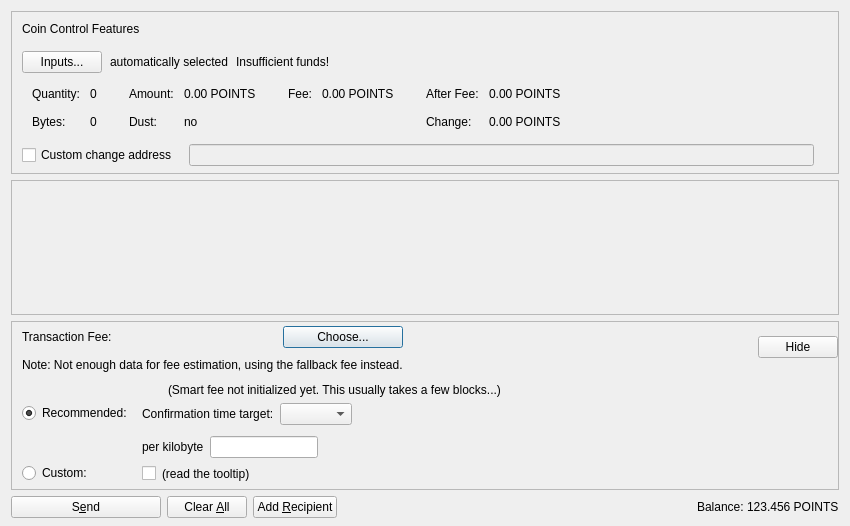
<?xml version="1.0" encoding="UTF-8"?>
<ui version="4.0">
 <class>SendCoinsDialog</class>
 <widget class="QDialog" name="SendCoinsDialog">
  <property name="geometry">
   <rect>
    <x>0</x>
    <y>0</y>
    <width>850</width>
    <height>526</height>
   </rect>
  </property>
  <property name="windowTitle">
   <string>Send Coins</string>
  </property>
  <layout class="QVBoxLayout" name="verticalLayout" stretch="0,1,0,0">
   <property name="bottomMargin">
    <number>8</number>
   </property>
   <item>
    <widget class="QFrame" name="frameCoinControl">
     <property name="sizePolicy">
      <sizepolicy hsizetype="Expanding" vsizetype="Expanding">
       <horstretch>0</horstretch>
       <verstretch>0</verstretch>
      </sizepolicy>
     </property>
     <property name="maximumSize">
      <size>
       <width>16777215</width>
       <height>16777215</height>
      </size>
     </property>
     <property name="frameShape">
      <enum>QFrame::StyledPanel</enum>
     </property>
     <property name="frameShadow">
      <enum>QFrame::Sunken</enum>
     </property>
     <layout class="QVBoxLayout" name="verticalLayoutCoinControl2">
      <property name="spacing">
       <number>0</number>
      </property>
      <property name="leftMargin">
       <number>0</number>
      </property>
      <property name="topMargin">
       <number>0</number>
      </property>
      <property name="rightMargin">
       <number>0</number>
      </property>
      <property name="bottomMargin">
       <number>6</number>
      </property>
      <item>
       <layout class="QVBoxLayout" name="verticalLayoutCoinControl" stretch="0,0,0,0,1">
        <property name="spacing">
         <number>0</number>
        </property>
        <property name="leftMargin">
         <number>10</number>
        </property>
        <property name="topMargin">
         <number>10</number>
        </property>
        <item>
         <layout class="QHBoxLayout" name="horizontalLayoutCoinControl1">
          <property name="bottomMargin">
           <number>15</number>
          </property>
          <item>
           <widget class="QLabel" name="labelCoinControlFeatures">
            <property name="sizePolicy">
             <sizepolicy hsizetype="Preferred" vsizetype="Maximum">
              <horstretch>0</horstretch>
              <verstretch>0</verstretch>
             </sizepolicy>
            </property>
            <property name="text">
             <string>Coin Control Features</string>
            </property>
           </widget>
          </item>
         </layout>
        </item>
        <item>
         <layout class="QHBoxLayout" name="horizontalLayoutCoinControl2" stretch="0,0,0,0">
          <property name="spacing">
           <number>8</number>
          </property>
          <property name="bottomMargin">
           <number>10</number>
          </property>
          <item>
           <widget class="QPushButton" name="pushButtonCoinControl">
            <property name="styleSheet">
             <string notr="true"/>
            </property>
            <property name="text">
             <string>Inputs...</string>
            </property>
            <property name="autoDefault">
             <bool>false</bool>
            </property>
           </widget>
          </item>
          <item>
           <widget class="QLabel" name="labelCoinControlAutomaticallySelected">
            <property name="text">
             <string>automatically selected</string>
            </property>
            <property name="margin">
             <number>5</number>
            </property>
           </widget>
          </item>
          <item>
           <widget class="QLabel" name="labelCoinControlInsuffFunds">
            <property name="text">
             <string>Insufficient funds!</string>
            </property>
            <property name="margin">
             <number>5</number>
            </property>
           </widget>
          </item>
          <item>
           <spacer name="horizontalSpacerCoinControl">
            <property name="orientation">
             <enum>Qt::Horizontal</enum>
            </property>
            <property name="sizeHint" stdset="0">
             <size>
              <width>40</width>
              <height>1</height>
             </size>
            </property>
           </spacer>
          </item>
         </layout>
        </item>
        <item>
         <widget class="QWidget" name="widgetCoinControl" native="true">
          <property name="sizePolicy">
           <sizepolicy hsizetype="Preferred" vsizetype="Preferred">
            <horstretch>0</horstretch>
            <verstretch>0</verstretch>
           </sizepolicy>
          </property>
          <property name="minimumSize">
           <size>
            <width>0</width>
            <height>0</height>
           </size>
          </property>
          <property name="styleSheet">
           <string notr="true"/>
          </property>
          <layout class="QHBoxLayout" name="horizontalLayoutCoinControl5">
           <property name="leftMargin">
            <number>0</number>
           </property>
           <property name="topMargin">
            <number>0</number>
           </property>
           <property name="rightMargin">
            <number>0</number>
           </property>
           <property name="bottomMargin">
            <number>0</number>
           </property>
           <item>
            <layout class="QHBoxLayout" name="horizontalLayoutCoinControl3" stretch="0,0,0,1">
             <property name="spacing">
              <number>20</number>
             </property>
             <property name="topMargin">
              <number>0</number>
             </property>
             <property name="bottomMargin">
              <number>10</number>
             </property>
             <item>
              <layout class="QFormLayout" name="formLayoutCoinControl1">
               <property name="horizontalSpacing">
                <number>10</number>
               </property>
               <property name="verticalSpacing">
                <number>14</number>
               </property>
               <property name="leftMargin">
                <number>10</number>
               </property>
               <property name="topMargin">
                <number>4</number>
               </property>
               <property name="rightMargin">
                <number>6</number>
               </property>
               <item row="0" column="0">
                <widget class="QLabel" name="labelCoinControlQuantityText">
                 <property name="text">
                  <string>Quantity:</string>
                 </property>
                 <property name="margin">
                  <number>0</number>
                 </property>
                </widget>
               </item>
               <item row="0" column="1">
                <widget class="QLabel" name="labelCoinControlQuantity">
                 <property name="cursor">
                  <cursorShape>IBeamCursor</cursorShape>
                 </property>
                 <property name="contextMenuPolicy">
                  <enum>Qt::ActionsContextMenu</enum>
                 </property>
                 <property name="text">
                  <string notr="true">0</string>
                 </property>
                 <property name="margin">
                  <number>0</number>
                 </property>
                 <property name="textInteractionFlags">
                  <set>Qt::LinksAccessibleByMouse|Qt::TextSelectableByKeyboard|Qt::TextSelectableByMouse</set>
                 </property>
                </widget>
               </item>
               <item row="1" column="0">
                <widget class="QLabel" name="labelCoinControlBytesText">
                 <property name="text">
                  <string>Bytes:</string>
                 </property>
                </widget>
               </item>
               <item row="1" column="1">
                <widget class="QLabel" name="labelCoinControlBytes">
                 <property name="cursor">
                  <cursorShape>IBeamCursor</cursorShape>
                 </property>
                 <property name="contextMenuPolicy">
                  <enum>Qt::ActionsContextMenu</enum>
                 </property>
                 <property name="text">
                  <string notr="true">0</string>
                 </property>
                 <property name="textInteractionFlags">
                  <set>Qt::LinksAccessibleByMouse|Qt::TextSelectableByKeyboard|Qt::TextSelectableByMouse</set>
                 </property>
                </widget>
               </item>
              </layout>
             </item>
             <item>
              <layout class="QFormLayout" name="formLayoutCoinControl2">
               <property name="horizontalSpacing">
                <number>10</number>
               </property>
               <property name="verticalSpacing">
                <number>14</number>
               </property>
               <property name="leftMargin">
                <number>6</number>
               </property>
               <property name="topMargin">
                <number>4</number>
               </property>
               <property name="rightMargin">
                <number>6</number>
               </property>
               <item row="0" column="0">
                <widget class="QLabel" name="labelCoinControlAmountText">
                 <property name="text">
                  <string>Amount:</string>
                 </property>
                 <property name="margin">
                  <number>0</number>
                 </property>
                </widget>
               </item>
               <item row="0" column="1">
                <widget class="QLabel" name="labelCoinControlAmount">
                 <property name="cursor">
                  <cursorShape>IBeamCursor</cursorShape>
                 </property>
                 <property name="contextMenuPolicy">
                  <enum>Qt::ActionsContextMenu</enum>
                 </property>
                 <property name="text">
                  <string notr="true">0.00 POINTS</string>
                 </property>
                 <property name="textInteractionFlags">
                  <set>Qt::LinksAccessibleByMouse|Qt::TextSelectableByKeyboard|Qt::TextSelectableByMouse</set>
                 </property>
                </widget>
               </item>
               <item row="1" column="0">
                <widget class="QLabel" name="labelCoinControlLowOutputText">
                 <property name="text">
                  <string>Dust:</string>
                 </property>
                </widget>
               </item>
               <item row="1" column="1">
                <widget class="QLabel" name="labelCoinControlLowOutput">
                 <property name="cursor">
                  <cursorShape>IBeamCursor</cursorShape>
                 </property>
                 <property name="contextMenuPolicy">
                  <enum>Qt::ActionsContextMenu</enum>
                 </property>
                 <property name="text">
                  <string notr="true">no</string>
                 </property>
                 <property name="textInteractionFlags">
                  <set>Qt::LinksAccessibleByMouse|Qt::TextSelectableByKeyboard|Qt::TextSelectableByMouse</set>
                 </property>
                </widget>
               </item>
              </layout>
             </item>
             <item>
              <layout class="QFormLayout" name="formLayoutCoinControl3">
               <property name="horizontalSpacing">
                <number>10</number>
               </property>
               <property name="verticalSpacing">
                <number>14</number>
               </property>
               <property name="leftMargin">
                <number>6</number>
               </property>
               <property name="topMargin">
                <number>4</number>
               </property>
               <property name="rightMargin">
                <number>6</number>
               </property>
               <item row="0" column="0">
                <widget class="QLabel" name="labelCoinControlFeeText">
                 <property name="text">
                  <string>Fee:</string>
                 </property>
                 <property name="margin">
                  <number>0</number>
                 </property>
                </widget>
               </item>
               <item row="0" column="1">
                <widget class="QLabel" name="labelCoinControlFee">
                 <property name="cursor">
                  <cursorShape>IBeamCursor</cursorShape>
                 </property>
                 <property name="contextMenuPolicy">
                  <enum>Qt::ActionsContextMenu</enum>
                 </property>
                 <property name="text">
                  <string notr="true">0.00 POINTS</string>
                 </property>
                 <property name="textInteractionFlags">
                  <set>Qt::LinksAccessibleByMouse|Qt::TextSelectableByKeyboard|Qt::TextSelectableByMouse</set>
                 </property>
                </widget>
               </item>
              </layout>
             </item>
             <item>
              <layout class="QFormLayout" name="formLayoutCoinControl4">
               <property name="horizontalSpacing">
                <number>10</number>
               </property>
               <property name="verticalSpacing">
                <number>14</number>
               </property>
               <property name="leftMargin">
                <number>6</number>
               </property>
               <property name="topMargin">
                <number>4</number>
               </property>
               <property name="rightMargin">
                <number>6</number>
               </property>
               <item row="0" column="0">
                <widget class="QLabel" name="labelCoinControlAfterFeeText">
                 <property name="text">
                  <string>After Fee:</string>
                 </property>
                 <property name="margin">
                  <number>0</number>
                 </property>
                </widget>
               </item>
               <item row="0" column="1">
                <widget class="QLabel" name="labelCoinControlAfterFee">
                 <property name="cursor">
                  <cursorShape>IBeamCursor</cursorShape>
                 </property>
                 <property name="contextMenuPolicy">
                  <enum>Qt::ActionsContextMenu</enum>
                 </property>
                 <property name="text">
                  <string notr="true">0.00 POINTS</string>
                 </property>
                 <property name="textInteractionFlags">
                  <set>Qt::LinksAccessibleByMouse|Qt::TextSelectableByKeyboard|Qt::TextSelectableByMouse</set>
                 </property>
                </widget>
               </item>
               <item row="1" column="0">
                <widget class="QLabel" name="labelCoinControlChangeText">
                 <property name="text">
                  <string>Change:</string>
                 </property>
                </widget>
               </item>
               <item row="1" column="1">
                <widget class="QLabel" name="labelCoinControlChange">
                 <property name="cursor">
                  <cursorShape>IBeamCursor</cursorShape>
                 </property>
                 <property name="contextMenuPolicy">
                  <enum>Qt::ActionsContextMenu</enum>
                 </property>
                 <property name="text">
                  <string notr="true">0.00 POINTS</string>
                 </property>
                 <property name="textInteractionFlags">
                  <set>Qt::LinksAccessibleByMouse|Qt::TextSelectableByKeyboard|Qt::TextSelectableByMouse</set>
                 </property>
                </widget>
               </item>
              </layout>
             </item>
            </layout>
           </item>
          </layout>
         </widget>
        </item>
        <item>
         <layout class="QHBoxLayout" name="horizontalLayoutCoinControl4" stretch="0,0,0">
          <property name="spacing">
           <number>12</number>
          </property>
          <property name="sizeConstraint">
           <enum>QLayout::SetDefaultConstraint</enum>
          </property>
          <property name="topMargin">
           <number>5</number>
          </property>
          <property name="rightMargin">
           <number>5</number>
          </property>
          <item>
           <widget class="QCheckBox" name="checkBoxCoinControlChange">
            <property name="toolTip">
             <string>If this is activated, but the change address is empty or invalid, change will be sent to a newly generated address.</string>
            </property>
            <property name="text">
             <string>Custom change address</string>
            </property>
           </widget>
          </item>
          <item>
           <widget class="QValidatedLineEdit" name="lineEditCoinControlChange">
            <property name="enabled">
             <bool>false</bool>
            </property>
            <property name="sizePolicy">
             <sizepolicy hsizetype="Expanding" vsizetype="Fixed">
              <horstretch>0</horstretch>
              <verstretch>0</verstretch>
             </sizepolicy>
            </property>
           </widget>
          </item>
          <item>
           <widget class="QLabel" name="labelCoinControlChangeLabel">
            <property name="sizePolicy">
             <sizepolicy hsizetype="Preferred" vsizetype="Expanding">
              <horstretch>0</horstretch>
              <verstretch>0</verstretch>
             </sizepolicy>
            </property>
            <property name="minimumSize">
             <size>
              <width>0</width>
              <height>0</height>
             </size>
            </property>
            <property name="text">
             <string/>
            </property>
            <property name="margin">
             <number>3</number>
            </property>
           </widget>
          </item>
         </layout>
        </item>
        <item>
         <spacer name="verticalSpacerCoinControl">
          <property name="orientation">
           <enum>Qt::Vertical</enum>
          </property>
          <property name="sizeHint" stdset="0">
           <size>
            <width>800</width>
            <height>1</height>
           </size>
          </property>
         </spacer>
        </item>
       </layout>
      </item>
     </layout>
    </widget>
   </item>
   <item>
    <widget class="QScrollArea" name="scrollArea">
     <property name="widgetResizable">
      <bool>true</bool>
     </property>
     <widget class="QWidget" name="scrollAreaWidgetContents">
      <property name="geometry">
       <rect>
        <x>0</x>
        <y>0</y>
        <width>830</width>
        <height>104</height>
       </rect>
      </property>
      <layout class="QVBoxLayout" name="verticalLayout_2" stretch="0,1">
       <property name="leftMargin">
        <number>0</number>
       </property>
       <property name="topMargin">
        <number>0</number>
       </property>
       <property name="rightMargin">
        <number>0</number>
       </property>
       <property name="bottomMargin">
        <number>0</number>
       </property>
       <item>
        <layout class="QVBoxLayout" name="entries">
         <property name="spacing">
          <number>6</number>
         </property>
        </layout>
       </item>
       <item>
        <spacer name="verticalSpacer">
         <property name="orientation">
          <enum>Qt::Vertical</enum>
         </property>
         <property name="sizeHint" stdset="0">
          <size>
           <width>20</width>
           <height>40</height>
          </size>
         </property>
        </spacer>
       </item>
      </layout>
     </widget>
    </widget>
   </item>
   <item>
    <widget class="QFrame" name="frameFee">
     <property name="sizePolicy">
      <sizepolicy hsizetype="Expanding" vsizetype="Expanding">
       <horstretch>0</horstretch>
       <verstretch>0</verstretch>
      </sizepolicy>
     </property>
     <property name="maximumSize">
      <size>
       <width>16777215</width>
       <height>16777215</height>
      </size>
     </property>
     <property name="frameShape">
      <enum>QFrame::StyledPanel</enum>
     </property>
     <property name="frameShadow">
      <enum>QFrame::Sunken</enum>
     </property>
     <layout class="QVBoxLayout" name="verticalLayoutFee1">
      <property name="spacing">
       <number>0</number>
      </property>
      <property name="leftMargin">
       <number>0</number>
      </property>
      <property name="topMargin">
       <number>0</number>
      </property>
      <property name="rightMargin">
       <number>0</number>
      </property>
      <property name="bottomMargin">
       <number>0</number>
      </property>
      <item>
       <layout class="QVBoxLayout" name="verticalLayoutFee2" stretch="0,0,0">
        <property name="spacing">
         <number>0</number>
        </property>
        <property name="leftMargin">
         <number>10</number>
        </property>
        <property name="topMargin">
         <number>0</number>
        </property>
        <item>
         <layout class="QHBoxLayout" name="horizontalLayoutFee1">
          <property name="bottomMargin">
           <number>0</number>
          </property>
          <item>
           <layout class="QVBoxLayout" name="verticalLayoutFee7">
            <property name="spacing">
             <number>0</number>
            </property>
            <item>
             <spacer name="verticalSpacerSmartFee">
              <property name="orientation">
               <enum>Qt::Vertical</enum>
              </property>
              <property name="sizeType">
               <enum>QSizePolicy::Fixed</enum>
              </property>
              <property name="sizeHint" stdset="0">
               <size>
                <width>1</width>
                <height>4</height>
               </size>
              </property>
             </spacer>
            </item>
            <item>
             <layout class="QHBoxLayout" name="horizontalLayoutSmartFee">
              <property name="spacing">
               <number>10</number>
              </property>
              <item>
               <widget class="QLabel" name="labelFeeHeadline">
                <property name="sizePolicy">
                 <sizepolicy hsizetype="Preferred" vsizetype="Maximum">
                  <horstretch>0</horstretch>
                  <verstretch>0</verstretch>
                 </sizepolicy>
                </property>
                <property name="text">
                 <string>Transaction Fee:</string>
                </property>
               </widget>
              </item>
              <item>
               <widget class="QLabel" name="labelFeeMinimized">
                <property name="text">
                 <string/>
                </property>
               </widget>
              </item>
              <item>
               <widget class="QPushButton" name="buttonChooseFee">
                <property name="text">
                 <string>Choose...</string>
                </property>
               </widget>
              </item>
             </layout>
            </item>
            <item>
             <spacer name="verticalSpacer_7">
              <property name="orientation">
               <enum>Qt::Vertical</enum>
              </property>
              <property name="sizeHint" stdset="0">
               <size>
                <width>1</width>
                <height>10</height>
               </size>
              </property>
             </spacer>
            </item>
            <item>
             <widget class="QLabel" name="fallbackFeeWarningLabel">
              <property name="toolTip">
               <string>Using the fallbackfee can result in sending a transaction that will take several hours or days (or never) to confirm. Consider choosing your fee manually or wait until you have validated the complete chain.</string>
              </property>
              <property name="text">
               <string>Note: Not enough data for fee estimation, using the fallback fee instead.</string>
              </property>
              <property name="wordWrap">
               <bool>false</bool>
              </property>
             </widget>
            </item>
            <item>
             <spacer name="verticalSpacer_5">
              <property name="orientation">
               <enum>Qt::Vertical</enum>
              </property>
              <property name="sizeHint" stdset="0">
               <size>
                <width>1</width>
                <height>1</height>
               </size>
              </property>
             </spacer>
            </item>
           </layout>
          </item>
          <item>
           <spacer name="horizontalSpacer_4">
            <property name="orientation">
             <enum>Qt::Horizontal</enum>
            </property>
            <property name="sizeHint" stdset="0">
             <size>
              <width>1</width>
              <height>1</height>
             </size>
            </property>
           </spacer>
          </item>
          <item>
           <widget class="QPushButton" name="buttonMinimizeFee">
            <property name="toolTip">
             <string>collapse fee-settings</string>
            </property>
            <property name="text">
             <string>Hide</string>
            </property>
           </widget>
          </item>
         </layout>
        </item>
        <item>
         <widget class="QFrame" name="frameFeeSelection">
          <layout class="QVBoxLayout" name="verticalLayoutFee12">
           <property name="spacing">
            <number>0</number>
           </property>
           <property name="leftMargin">
            <number>0</number>
           </property>
           <property name="topMargin">
            <number>0</number>
           </property>
           <property name="rightMargin">
            <number>0</number>
           </property>
           <property name="bottomMargin">
            <number>0</number>
           </property>
           <item>
            <layout class="QGridLayout" name="gridLayoutFee">
             <property name="topMargin">
              <number>10</number>
             </property>
             <property name="bottomMargin">
              <number>4</number>
             </property>
             <property name="horizontalSpacing">
              <number>10</number>
             </property>
             <property name="verticalSpacing">
              <number>4</number>
             </property>
             <item row="1" column="1">
              <layout class="QVBoxLayout" name="verticalLayoutFee8">
               <property name="spacing">
                <number>6</number>
               </property>
               <property name="topMargin">
                <number>3</number>
               </property>
               <item>
                <layout class="QHBoxLayout" name="horizontalLayoutFee13" stretch="0,0,1">
                 <item>
                  <widget class="QLabel" name="labelCustomPerKilobyte">
                   <property name="toolTip">
                    <string>If the custom fee is set to 1000 XPOINTS and the transaction is only 250 bytes, then &quot;per kilobyte&quot; only pays 250 XPOINTS in fee,&lt;br /&gt;while &quot;at least&quot; pays 1000 XPOINTS. For transactions bigger than a kilobyte both pay by kilobyte.</string>
                   </property>
                   <property name="text">
                    <string>per kilobyte</string>
                   </property>
                  </widget>
                 </item>
                 <item>
                  <widget class="BitcoinAmountField" name="customFee"/>
                 </item>
                 <item>
                  <spacer name="horizontalSpacer_6">
                   <property name="orientation">
                    <enum>Qt::Horizontal</enum>
                   </property>
                   <property name="sizeHint" stdset="0">
                    <size>
                     <width>1</width>
                     <height>1</height>
                    </size>
                   </property>
                  </spacer>
                 </item>
                </layout>
               </item>
               <item>
                <layout class="QHBoxLayout" name="horizontalLayoutFee8">
                 <item>
                  <widget class="QCheckBox" name="checkBoxMinimumFee">
                   <property name="toolTip">
                    <string>Paying only the minimum fee is just fine as long as there is less transaction volume than space in the blocks.&lt;br /&gt;But be aware that this can end up in a never confirming transaction once there is more demand for points transactions than the network can process.</string>
                   </property>
                   <property name="text">
                    <string/>
                   </property>
                  </widget>
                 </item>
                 <item>
                  <widget class="QLabel" name="labelMinFeeWarning">
                   <property name="enabled">
                    <bool>true</bool>
                   </property>
                   <property name="toolTip">
                    <string>Paying only the minimum fee is just fine as long as there is less transaction volume than space in the blocks.&lt;br /&gt;But be aware that this can end up in a never confirming transaction once there is more demand for points transactions than the network can process.</string>
                   </property>
                   <property name="text">
                    <string>(read the tooltip)</string>
                   </property>
                   <property name="margin">
                    <number>5</number>
                   </property>
                  </widget>
                 </item>
                 <item>
                  <spacer name="horizontalSpacer_2">
                   <property name="orientation">
                    <enum>Qt::Horizontal</enum>
                   </property>
                   <property name="sizeHint" stdset="0">
                    <size>
                     <width>1</width>
                     <height>1</height>
                    </size>
                   </property>
                  </spacer>
                 </item>
                </layout>
               </item>
              </layout>
             </item>
             <item row="0" column="0">
              <layout class="QVBoxLayout" name="verticalLayoutFee4" stretch="0,1">
               <property name="topMargin">
                <number>20</number>
               </property>
               <property name="bottomMargin">
                <number>3</number>
               </property>
               <item>
                <widget class="QRadioButton" name="radioSmartFee">
                 <property name="text">
                  <string>Recommended:</string>
                 </property>
                 <property name="checked">
                  <bool>true</bool>
                 </property>
                 <attribute name="buttonGroup">
                  <string notr="true">groupFee</string>
                 </attribute>
                </widget>
               </item>
               <item>
                <spacer name="verticalSpacer_2">
                 <property name="orientation">
                  <enum>Qt::Vertical</enum>
                 </property>
                 <property name="sizeHint" stdset="0">
                  <size>
                   <width>1</width>
                   <height>1</height>
                  </size>
                 </property>
                </spacer>
               </item>
              </layout>
             </item>
             <item row="1" column="0">
              <layout class="QVBoxLayout" name="verticalLayoutFee9" stretch="0,1">
               <property name="topMargin">
                <number>30</number>
               </property>
               <item>
                <widget class="QRadioButton" name="radioCustomFee">
                 <property name="text">
                  <string>Custom:</string>
                 </property>
                 <attribute name="buttonGroup">
                  <string notr="true">groupFee</string>
                 </attribute>
                </widget>
               </item>
               <item>
                <spacer name="verticalSpacer_6">
                 <property name="orientation">
                  <enum>Qt::Vertical</enum>
                 </property>
                 <property name="sizeHint" stdset="0">
                  <size>
                   <width>1</width>
                   <height>1</height>
                  </size>
                 </property>
                </spacer>
               </item>
              </layout>
             </item>
             <item row="0" column="1">
              <layout class="QVBoxLayout" name="verticalLayoutFee3" stretch="0,0,1">
               <property name="spacing">
                <number>6</number>
               </property>
               <property name="topMargin">
                <number>0</number>
               </property>
               <property name="bottomMargin">
                <number>3</number>
               </property>
               <item>
                <layout class="QHBoxLayout" name="horizontalLayoutFee12">
                 <item>
                  <widget class="QLabel" name="labelSmartFee">
                   <property name="text">
                    <string/>
                   </property>
                   <property name="margin">
                    <number>2</number>
                   </property>
                  </widget>
                 </item>
                 <item>
                  <widget class="QLabel" name="labelFeeEstimation">
                   <property name="text">
                    <string/>
                   </property>
                  </widget>
                 </item>
                 <item>
                  <widget class="QLabel" name="labelSmartFee2">
                   <property name="text">
                    <string>(Smart fee not initialized yet. This usually takes a few blocks...)</string>
                   </property>
                   <property name="margin">
                    <number>2</number>
                   </property>
                  </widget>
                 </item>
                 <item>
                  <spacer name="horizontalSpacer_5">
                   <property name="orientation">
                    <enum>Qt::Horizontal</enum>
                   </property>
                   <property name="sizeHint" stdset="0">
                    <size>
                     <width>1</width>
                     <height>1</height>
                    </size>
                   </property>
                  </spacer>
                 </item>
                </layout>
               </item>
               <item>
                <layout class="QHBoxLayout" name="horizontalLayoutFee9">
                 <item>
                  <layout class="QVBoxLayout" name="verticalLayoutFee6">
                   <item>
                    <widget class="QLabel" name="labelSmartFee3">
                     <property name="text">
                      <string>Confirmation time target:</string>
                     </property>
                     <property name="margin">
                      <number>2</number>
                     </property>
                    </widget>
                   </item>
                  </layout>
                 </item>
                 <item>
                  <layout class="QVBoxLayout" name="verticalLayoutFee5">
                   <property name="rightMargin">
                    <number>30</number>
                   </property>
                   <item>
                    <layout class="QHBoxLayout" name="horizontalLayoutConfTarget">
                     <property name="bottomMargin">
                      <number>0</number>
                     </property>
                     <item>
                      <widget class="QComboBox" name="confTargetSelector"/>
                     </item>
                     <item>
                      <spacer name="horizontalSpacerConfTarget">
                       <property name="orientation">
                        <enum>Qt::Horizontal</enum>
                       </property>
                       <property name="sizeHint" stdset="0">
                        <size>
                         <width>40</width>
                         <height>20</height>
                        </size>
                       </property>
                      </spacer>
                     </item>
                    </layout>
                   </item>
                  </layout>
                 </item>
                </layout>
               </item>
               <item>
                <spacer name="verticalSpacer_4">
                 <property name="orientation">
                  <enum>Qt::Vertical</enum>
                 </property>
                 <property name="sizeHint" stdset="0">
                  <size>
                   <width>1</width>
                   <height>1</height>
                  </size>
                 </property>
                </spacer>
               </item>
              </layout>
             </item>
            </layout>
           </item>
          </layout>
         </widget>
        </item>
        <item>
         <spacer name="verticalSpacerFee">
          <property name="orientation">
           <enum>Qt::Vertical</enum>
          </property>
          <property name="sizeHint" stdset="0">
           <size>
            <width>800</width>
            <height>1</height>
           </size>
          </property>
         </spacer>
        </item>
       </layout>
      </item>
     </layout>
    </widget>
   </item>
   <item>
    <layout class="QHBoxLayout" name="horizontalLayout">
     <item>
      <widget class="QPushButton" name="sendButton">
       <property name="minimumSize">
        <size>
         <width>150</width>
         <height>0</height>
        </size>
       </property>
       <property name="toolTip">
        <string>Confirm the send action</string>
       </property>
       <property name="text">
        <string>S&amp;end</string>
       </property>
       <property name="autoDefault">
        <bool>false</bool>
       </property>
       <property name="default">
        <bool>false</bool>
       </property>
      </widget>
     </item>
     <item>
      <widget class="QPushButton" name="clearButton">
       <property name="sizePolicy">
        <sizepolicy hsizetype="Minimum" vsizetype="Fixed">
         <horstretch>0</horstretch>
         <verstretch>0</verstretch>
        </sizepolicy>
       </property>
       <property name="toolTip">
        <string>Clear all fields of the form.</string>
       </property>
       <property name="text">
        <string>Clear &amp;All</string>
       </property>
       <property name="autoDefault">
        <bool>false</bool>
       </property>
      </widget>
     </item>
     <item>
      <widget class="QPushButton" name="addButton">
       <property name="toolTip">
        <string>Send to multiple recipients at once</string>
       </property>
       <property name="text">
        <string>Add &amp;Recipient</string>
       </property>
       <property name="autoDefault">
        <bool>false</bool>
       </property>
      </widget>
     </item>
     <item>
      <spacer name="horizontalSpacer">
       <property name="orientation">
        <enum>Qt::Horizontal</enum>
       </property>
       <property name="sizeHint" stdset="0">
        <size>
         <width>40</width>
         <height>20</height>
        </size>
       </property>
      </spacer>
     </item>
     <item>
      <layout class="QHBoxLayout" name="horizontalLayout_2">
       <property name="spacing">
        <number>3</number>
       </property>
       <item>
        <widget class="QLabel" name="labelBalanceText">
         <property name="text">
          <string>Balance:</string>
         </property>
        </widget>
       </item>
       <item>
        <widget class="QLabel" name="labelBalance">
         <property name="sizePolicy">
          <sizepolicy hsizetype="Preferred" vsizetype="Preferred">
           <horstretch>0</horstretch>
           <verstretch>0</verstretch>
          </sizepolicy>
         </property>
         <property name="cursor">
          <cursorShape>IBeamCursor</cursorShape>
         </property>
         <property name="text">
          <string notr="true">123.456 POINTS</string>
         </property>
         <property name="textInteractionFlags">
          <set>Qt::LinksAccessibleByMouse|Qt::TextSelectableByKeyboard|Qt::TextSelectableByMouse</set>
         </property>
        </widget>
       </item>
      </layout>
     </item>
    </layout>
   </item>
  </layout>
 </widget>
 <customwidgets>
  <customwidget>
   <class>QValidatedLineEdit</class>
   <extends>QLineEdit</extends>
   <header>qt/qvalidatedlineedit.h</header>
  </customwidget>
  <customwidget>
   <class>BitcoinAmountField</class>
   <extends>QLineEdit</extends>
   <header>qt/bitcoinamountfield.h</header>
   <container>1</container>
  </customwidget>
 </customwidgets>
 <resources>
  <include location="../points.qrc"/>
 </resources>
 <connections/>
 <buttongroups>
  <buttongroup name="groupFee"/>
 </buttongroups>
</ui>
